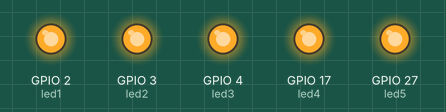
Simulated run of this program. Board: Raspberry Pi (BCM pin numbers). On the bench: output pins drawn as LEDs (lit = HIGH).

Above: at 0.05 s.
At 2.75 s:
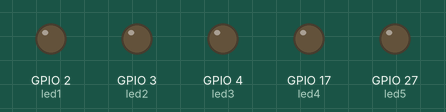
Timing chart, 0 to 3.0 s (numbered marks = the images above):
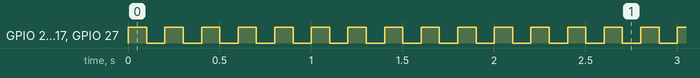

The program:

multipleLEDS.py
```python
from gpiozero import LED
from time import sleep

led1 = LED(2)
led2 = LED(3)
led3 = LED(4)
led4 = LED(17)
led5 = LED(27)

while True:
	led1.on()
	led2.on()
	led3.on()
	led4.on()
	led5.on()
	sleep(0.1)
	led1.off()
	led2.off()
	led3.off()
	led4.off()
	led5.off()
	sleep(0.1)
```

Measured:
- by itself, GPIO 2 (led1), GPIO 3 (led2), GPIO 4 (led3), GPIO 17 (led4), GPIO 27 (led5): alternates HIGH for 0.10 s and LOW for 0.10 s
